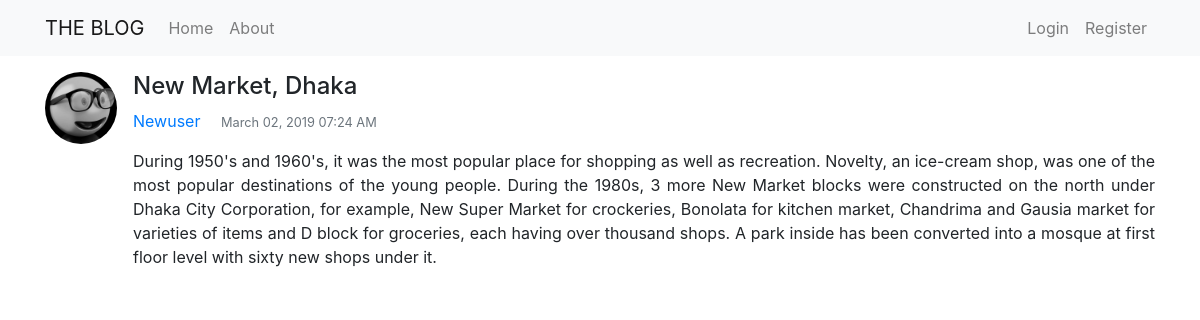
The page /post/10/ on the database its author committed.
### blog/models.py (models this page shows, shortened)
class Post(models.Model):
	title = models.CharField(max_length=100)
	content = models.TextField()
	date_posted = models.DateTimeField(default=timezone.now)
	author = models.ForeignKey(User, on_delete=models.CASCADE)

### users/models.py (models this page shows, shortened)
class Profile(models.Model):
	user = models.OneToOneField(User, on_delete=models.CASCADE)
	image = models.ImageField(default='default.jpg', upload_to='profile_pics')

### blog/views.py (the view)
# urls.py: path('post/<int:pk>/', PostDetailView.as_view(), name='post-detail'),
class PostDetailView(DetailView):
    model = Post

### blog/templates/blog/post_detail.html (shortened to what this page needs)
{% extends "blog/base.html" %}
{% block body %}
    <article class="media content-section">
      <img class="rounded-circle article-img mr-3" width="72" height="72" src="{{ object.author.profile.image.url }}">
      <div class="media-body">
        <h4 class="article-title">{{ object.title }}</h4>
        <div class="article-metadata">
          <a class="mr-3" href="{% url 'user-posts' object.author.username %}">{{ object.author }}</a>
          <small class="text-muted">{{ object.date_posted|date:"F d, Y h:i A" }}</small>
        </div>
        <p class="article-content mt-3" align="justify">{{ object.content }}</p>
      </div>
    </article>
{% endblock %}

### rows shown on the page
Post: author.profile.image (placeholder picture), title "New Market, Dhaka", author "Newuser", date_posted "March 02, 2019 07:24 AM", content "During 1950's and 1960's, it was the most popular place for shopping as well as recreation. Novelty, an ice-cream shop, was one of the most popular destinations of the young people. During the 1980s, 3 more New Market blocks were constructed on the north under Dhaka City Corporation, for example, New Super Market for crockeries, Bonolata for kitchen market, Chandrima and Gausia market for varieties of items and D block for groceries, each having over thousand shops. A park inside has been converted into a mosque at first floor level with sixty new shops under it."
